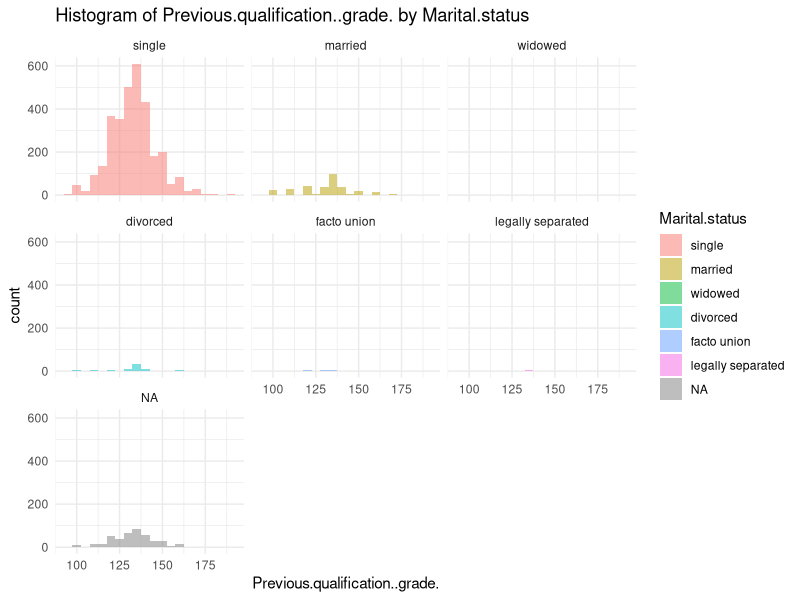
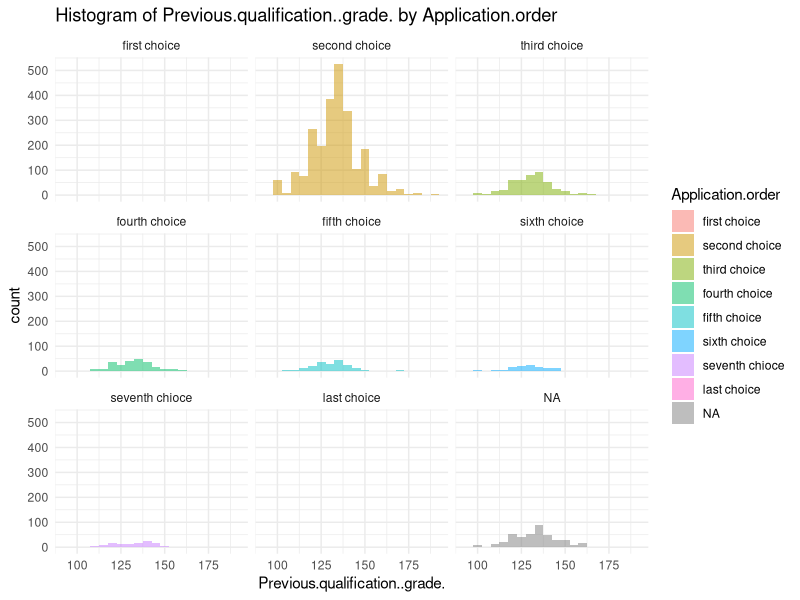
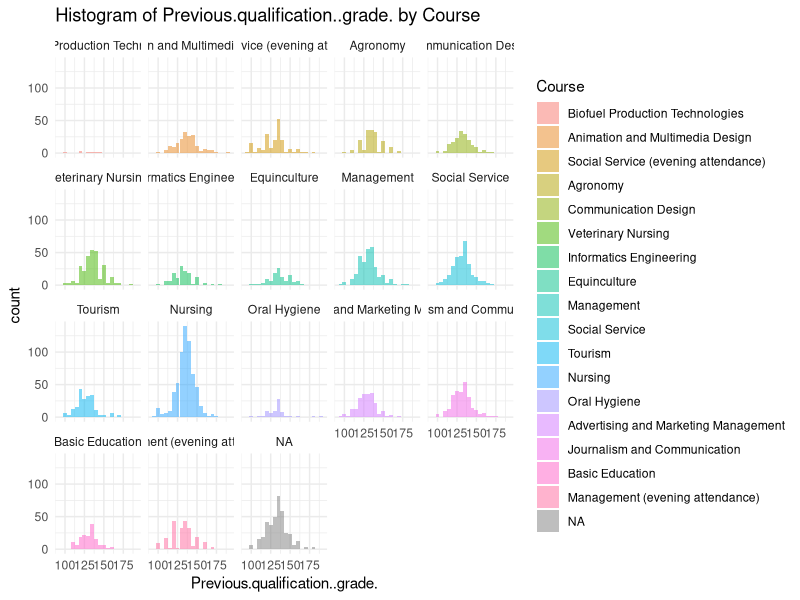
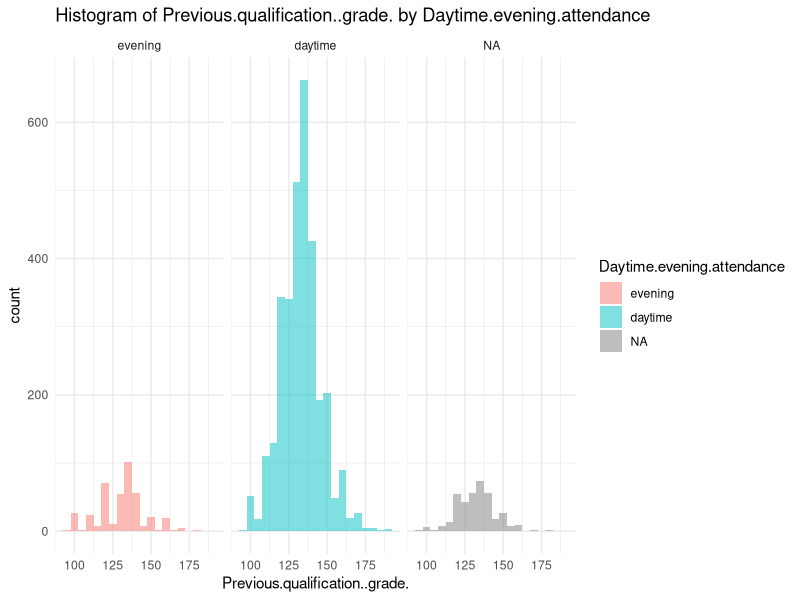
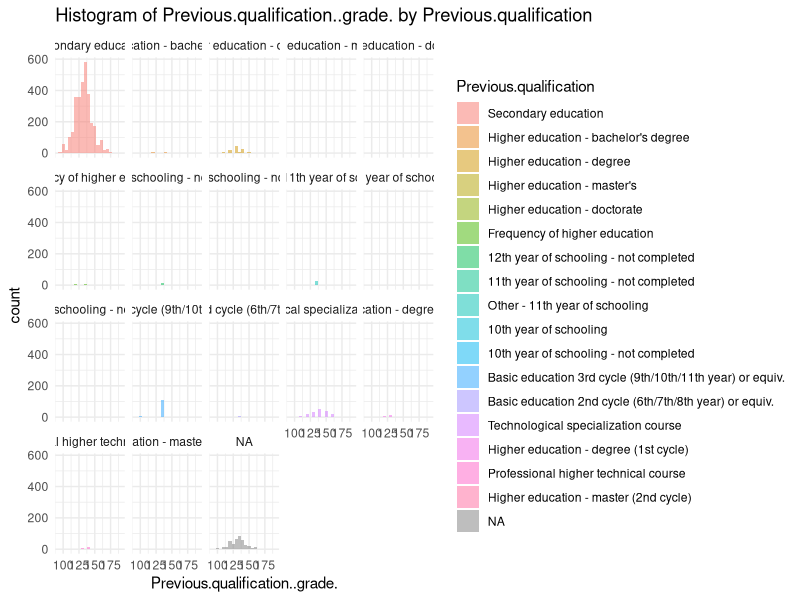
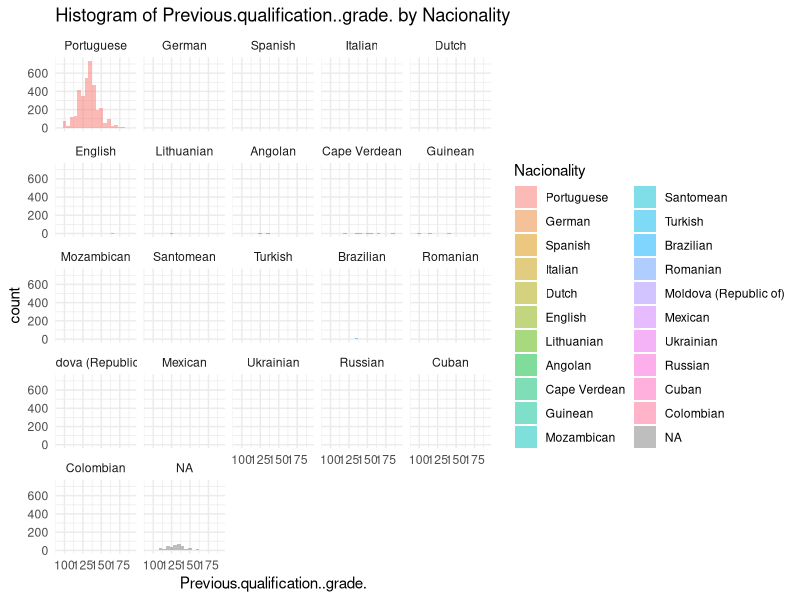
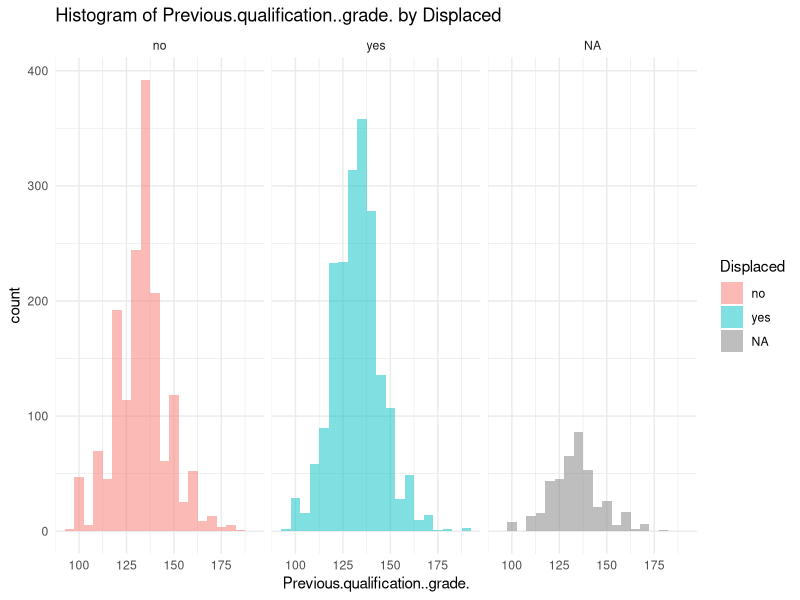
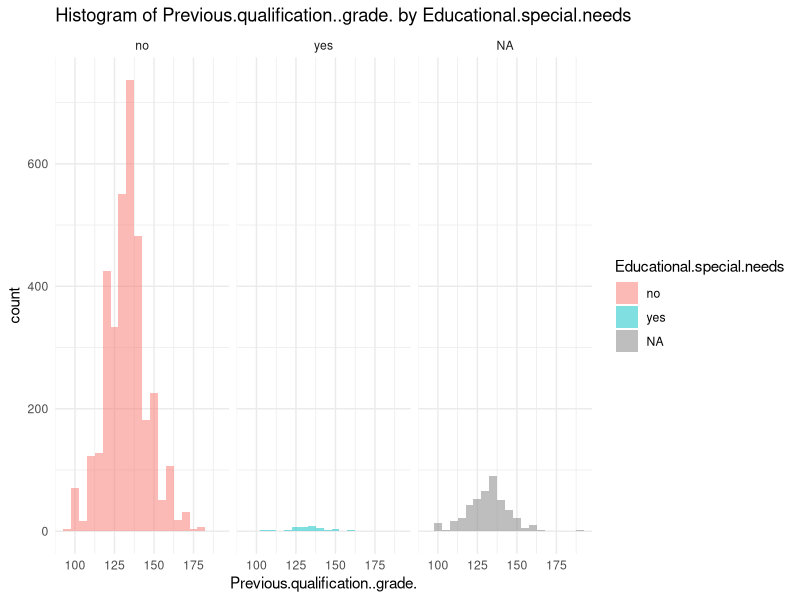

Recreate these plots in R, in order.
data <- read.table("data_with10NA.csv",header=T, sep=",");
attach(data)

category_mappings <- list(
  Marital.status = list(levels = c(1,2,3,4,5,6), labels = c("single", "married", "widowed", "divorced", "facto union", "legally separated")),
  Application.order = list(levels = c(0,1,2,3,4,5,6,9), labels = c("first choice", "second choice", "third choice", "fourth choice", "fifth choice", "sixth choice", "seventh chioce","last choice")),
  Course = list(levels = c(33,171,8014,9003,9070, 9085, 9119, 9130, 9147, 9238, 9254, 9500, 9556, 9670, 9773, 9853, 9991), labels = c("Biofuel Production Technologies", "Animation and Multimedia Design", "Social Service (evening attendance)", "Agronomy", "Communication Design", "Veterinary Nursing", "Informatics Engineering", "Equinculture", "Management", "Social Service", "Tourism", "Nursing", "Oral Hygiene", "Advertising and Marketing Management", "Journalism and Communication", "Basic Education", "Management (evening attendance)")),
  Daytime.evening.attendance = list(levels = c(0,1), labels = c("evening", "daytime")),
  Previous.qualification = list(levels = c(1,2,3,4,5,6,9,10,12,14,15,19,38,39,40,42,43), labels = c("Secondary education", "Higher education - bachelor's degree", "Higher education - degree", "Higher education - master's", "Higher education - doctorate", "Frequency of higher education", "12th year of schooling - not completed", "11th year of schooling - not completed", "Other - 11th year of schooling", "10th year of schooling", "10th year of schooling - not completed", "Basic education 3rd cycle (9th/10th/11th year) or equiv.", "Basic education 2nd cycle (6th/7th/8th year) or equiv.", "Technological specialization course", "Higher education - degree (1st cycle)", "Professional higher technical course", "Higher education - master (2nd cycle)")),
  Nacionality = list(levels = c(1,2,6,11,13,14,17,21,22,24,25,26,32,41,62,100,101,103,105,108,109), labels = c("Portuguese", "German", "Spanish", "Italian", "Dutch", "English", "Lithuanian", "Angolan", "Cape Verdean", "Guinean", "Mozambican", "Santomean", "Turkish", "Brazilian", "Romanian", "Moldova (Republic of)", "Mexican", "Ukrainian", "Russian", "Cuban", "Colombian")),
  Displaced = list(levels = c(0,1), labels = c("no", "yes")),
  Educational.special.needs = list(levels = c(0,1), labels = c("no", "yes")),
  Debtor = list(levels = c(0,1), labels = c("no", "yes")),
  Gender = list(levels = c(0,1), labels = c("female","male")),
  Scholarship.holder = list(levels = c(0,1), labels = c("no", "yes"))
)

for (col in names(category_mappings)) {
  if (class(data[[col]]) == "integer") {
    data[[col]] <- factor(data[[col]], levels = category_mappings[[col]]$levels, labels = category_mappings[[col]]$labels)
    print(paste("Column", col, "has been converted to factor"))
  }
}

data_num <- data[, c( 6, 8, 14, 15, 16, 17, 18)]
data_cat <- data[, c(1,2,3,4,5,7,9,10,11,12,13,19)]
data_num <- na.omit(data_num)
data_cat <- na.omit(data_cat)



library(ggplot2)

pdf("outputs/faceted_histograms.pdf")

for (num_var in colnames(data_num)) {
  for (cat_var in colnames(data_cat)) {
    p <- ggplot(data, aes(x = .data[[num_var]], fill = .data[[cat_var]])) +
      geom_histogram(position = "identity", alpha = 0.5, bins = 20) +
      facet_wrap(~ .data[[cat_var]]) +
      labs(title = paste("Histogram of", num_var, "by", cat_var), x = num_var) +
      theme_minimal()
    
    print(p)
  }
}

dev.off()




detach()
